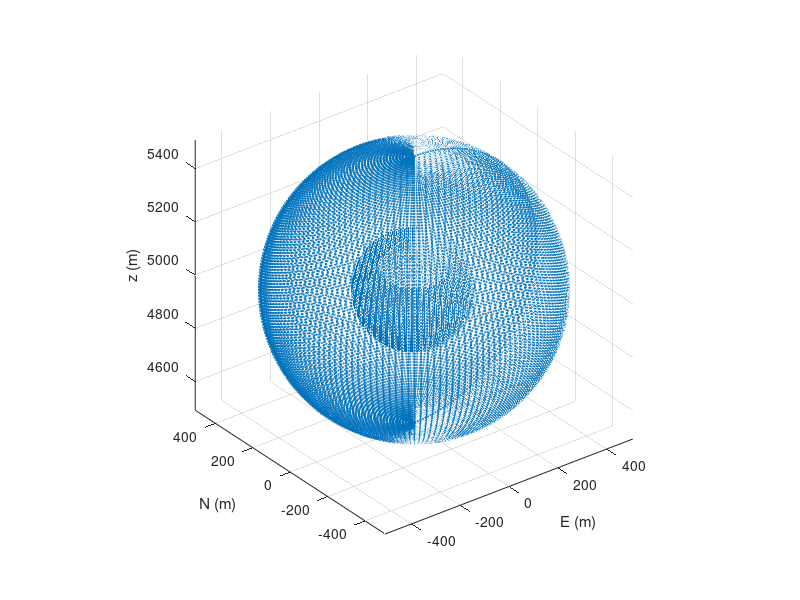

This chart was generated by the following MATLAB code:
clear all

%%Massimo Nespoli May 2021
%%% the script generates the distribution of single forces in compatible
%%% format for edcmp_sf.inp
%%% please notice that in this script x is East direction y North
%%%%%%%%%%INPUT%%%%%%%%%%%%
R= 500;                    % external shell radius (m)
R2= 200;                   % internal shell  radius (m)
n= 150;                    % number of elements on circonference
centerx=0;                 % center x (m)
centery=0;                 % center y (m)
centerz=5000;              % center z (m)
Vp=2434.3;                  % Vp (m/s)
Vs=1490.7;                  % Vs (m/s)
e0=0.001;                   % potency
rho=2700;                   % Density (kg/m^3)
%%%%%%%%%%%%%%%%%%%%%%%%%%%%%%%
K=rho*(Vp^2-4/3*Vs^2);
Pressioneass=3*K*e0;

count=0;
for teta=0:360/n:360-360/n
    for fi=0+180/(2*n):360/(2*n):180-180/(2*n)
        
        count=count+1;
        inclination(count)=fi;
        azimuth(count)=teta;
       
        xQ(count)=R*cosd(teta)*sind(fi);
        yQ(count)=R*sind(teta)*sind(fi);
        zQ(count)=R*cosd(fi)+centerz;
        zp=R*cosd(fi+360/(4*n))+centerz;
        zm=R*cosd(fi-360/(4*n))+centerz;
        
        dS(count)=abs(2*pi*R*(zp-zm)/n);
        
    end
end
A1=(4*pi*R^2);
A1C=sum(dS);

for teta=0:360/n:360-360/n
    for fi=0+180/(2*n):360/(2*n):180-180/(2*n)
        
        count=count+1;
        inclination(count)=fi;
        azimuth(count)=teta;
       
        xQ(count)=-R2*cosd(teta)*sind(fi);
        yQ(count)=-R2*sind(teta)*sind(fi);
        zQ(count)=-R2*cosd(fi)+centerz;
        
        zp=R2*cosd(fi+360/(4*n))+centerz;
        zm=R2*cosd(fi-360/(4*n))+centerz;
        
        dS(count)=abs(2*pi*R2*(zp-zm)/n);
         
        
    end
end

%%%%% define pressure for points %%%%%%%%%%%%%
pressure(1:count)=Pressioneass;    % MPa
%%%% the two lasting elements of pressure are upper and lower faces
%%%% pressure
A2=(4*pi*R^2+4*pi*R2^2);
A2V=sum(dS);


Forces=pressure.*dS;
xforces=Forces.*cosd(azimuth).*sind(inclination);
yforces=Forces.*sind(azimuth).*sind(inclination);
zforces=Forces.*cosd(inclination);

scatter3(xQ,yQ,zQ,1,'black');
hold on
quiver3(xQ,yQ,zQ,xforces,yforces,zforces);
axis equal

xlabel('E (m)');
ylabel('N (m)');
zlabel('z (m)');

%%%%%%%%%%%%% generate matrix for EDCMP_sf %%%%%%%%%%
% no  Slip  xs ys zs length width azimuth(to east) inclination(depth>0)
number=[1:length(pressure)];
matrix=[number' Forces' yQ' xQ' zQ' azimuth'-360 inclination'];
dlmwrite('EFCMP_input.txt',matrix,'delimiter','\t','precision',6)



